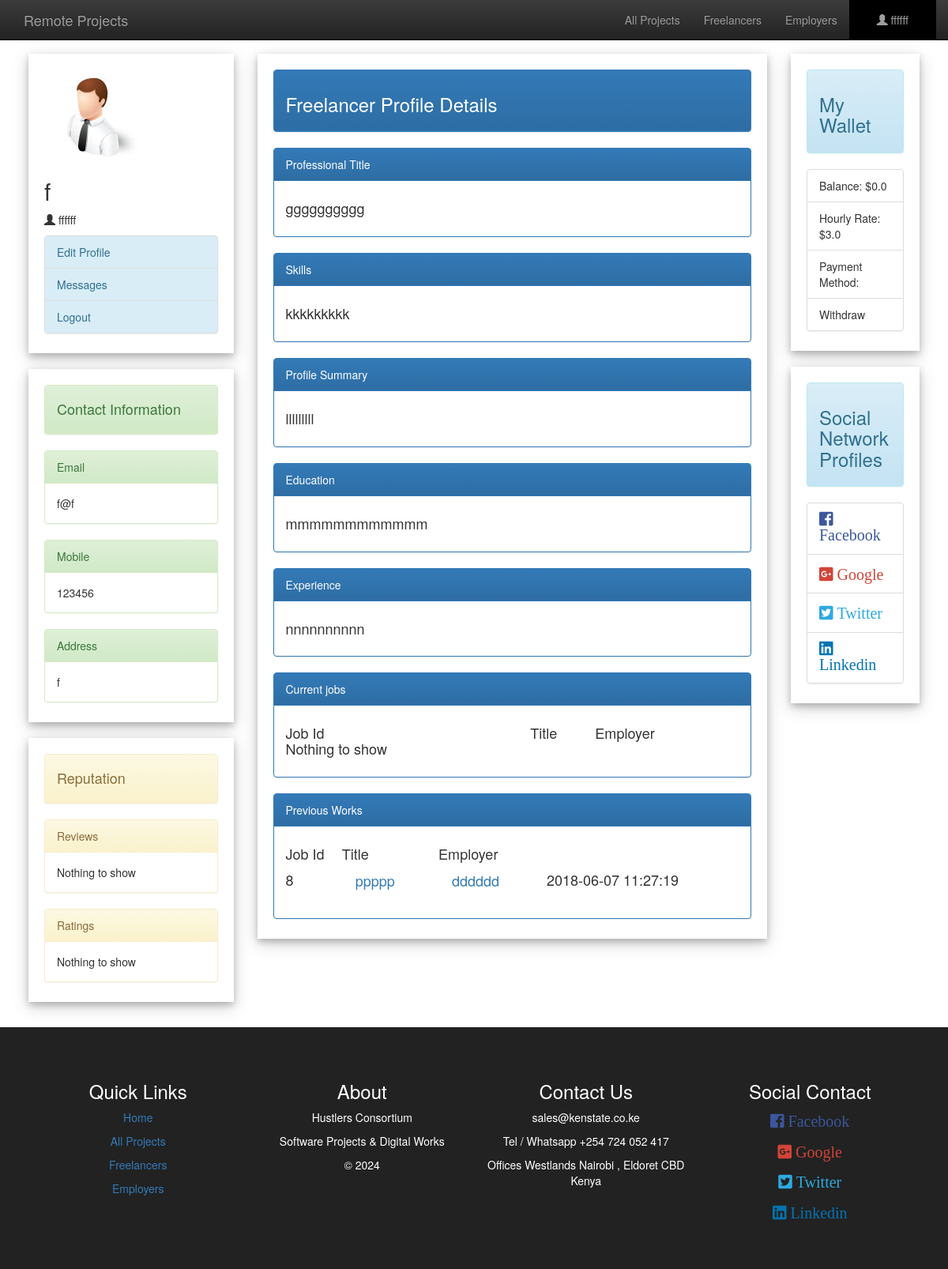
/freelance/freelancerProfile.php (signed in), run on an earlier commit of the app's database.
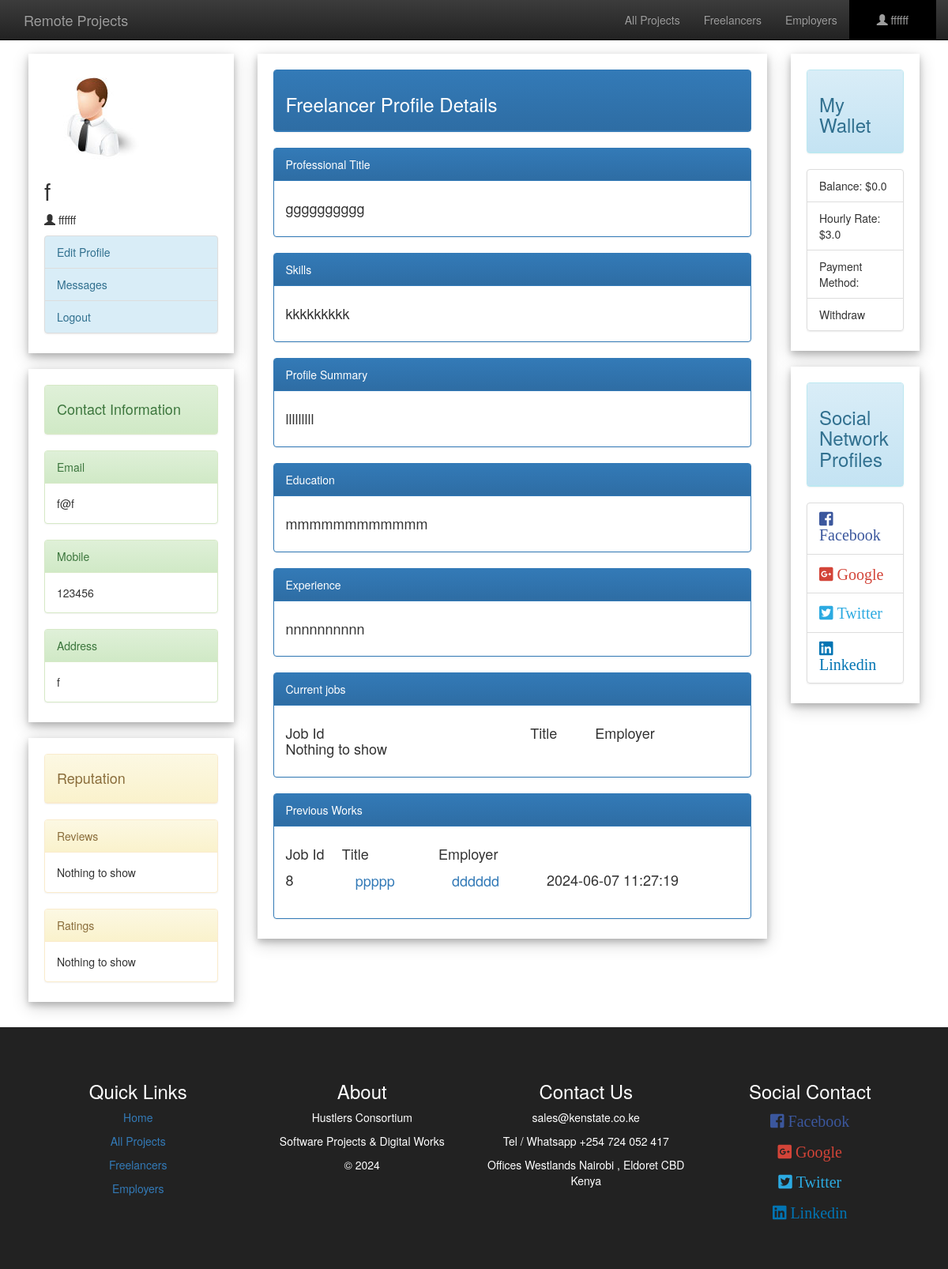
And on a later commit of the database.
### tables this page shows
CREATE TABLE `job_offer` (
  `job_id` bigint(20) UNSIGNED NOT NULL,
  `title` varchar(200) NOT NULL,
  `type` varchar(200) NOT NULL,
  `description` varchar(1000) NOT NULL,
  `budget` int(11) NOT NULL,
  `skills` varchar(200) NOT NULL,
  `special_skill` varchar(200) NOT NULL,
  `e_username` varchar(200) NOT NULL,
  `valid` tinyint(1) NOT NULL,
  `timestamp` timestamp NOT NULL DEFAULT CURRENT_TIMESTAMP
);

CREATE TABLE `selected` (
  `f_username` varchar(200) NOT NULL,
  `job_id` varchar(30) NOT NULL,
  `e_username` varchar(200) NOT NULL,
  `price` int(11) NOT NULL,
  `valid` tinyint(1) NOT NULL
);

### freelance/freelancerProfile.php (the view, shortened to what the changed rows need)
<?php include('server.php');
if(isset($_SESSION["Username"])){
	$username=$_SESSION["Username"];
}
else{
	$username="";
}
$sql = "SELECT * FROM freelancer WHERE username='$username'";
$result = $conn->query($sql);
if ($result->num_rows > 0) {
    while($row = $result->fetch_assoc()) {
		$name=$row["Name"];
	    }
} else {
    echo "0 results";
}
 ?>
<!DOCTYPE html>
<html>
<head>
	<link rel="stylesheet" type="text/css" href="bootstrap/css/bootstrap.min.css">
	<link rel="stylesheet" type="text/css" href="bootstrap/css/bootstrap-theme.min.css">
	<link rel="stylesheet" type="text/css" href="awesome/css/fontawesome-all.min.css">
</head>
<body>
<div style="padding:1% 3% 1% 3%;">
<div class="row">
	<div class="col-lg-3">
		<div class="card" style="padding:20px 20px 5px 20px;margin-top:20px">
			<h2><?php echo $name; ?></h2>
	    </div>
	</div>
	<div class="col-lg-7">
		<div class="card" style="padding:20px 20px 5px 20px;margin-top:20px">
			<div class="panel panel-primary">
			  <div class="panel-body"><h4>
                  <table style="width:100%">
                      <?php
                      	$sql = "SELECT * FROM job_offer,selected WHERE job_offer.job_id=selected.job_id AND selected.f_username='$username' AND selected.valid=0 ORDER BY job_offer.timestamp DESC";
						$result = $conn->query($sql);
                      if ($result->num_rows > 0) {
                            while($row = $result->fetch_assoc()) {
                                $job_id=$row["job_id"];
                                $title=$row["title"];
                                $e_username=$row["e_username"];
                                $timestamp=$row["timestamp"];
                                echo '
                                <form action="freelancerProfile.php" method="post">
                                <input type="hidden" name="jid" value="'.$job_id.'">
                                    <tr>
                                    <td>'.$job_id.'</td>
                                    <td><input type="submit" class="btn btn-link btn-lg" value="'.$title.'"></td>
                                    </form>
                                    <form action="freelancerProfile.php" method="post">
                                    <input type="hidden" name="e_user" value="'.$e_username.'">
                                    <td><input type="submit" class="btn btn-link btn-lg" value="'.$e_username.'"></td>
                                    <td>'.$timestamp.'</td>
                                    </tr>
                                </form>
                                ';
                                }
                        } else {
                            echo "<tr><td>Nothing to show</td></tr>";
                        }
                       ?>
                  </table>
              </h4></div>
			</div>
		</div>
	</div>
</div>
</div>
</body>
</html>

What changed in the data, as far as the page shows it:
changed job_offer "ppppp": timestamp "2018-06-07 11:27:19" → "2024-06-07 11:27:19"
